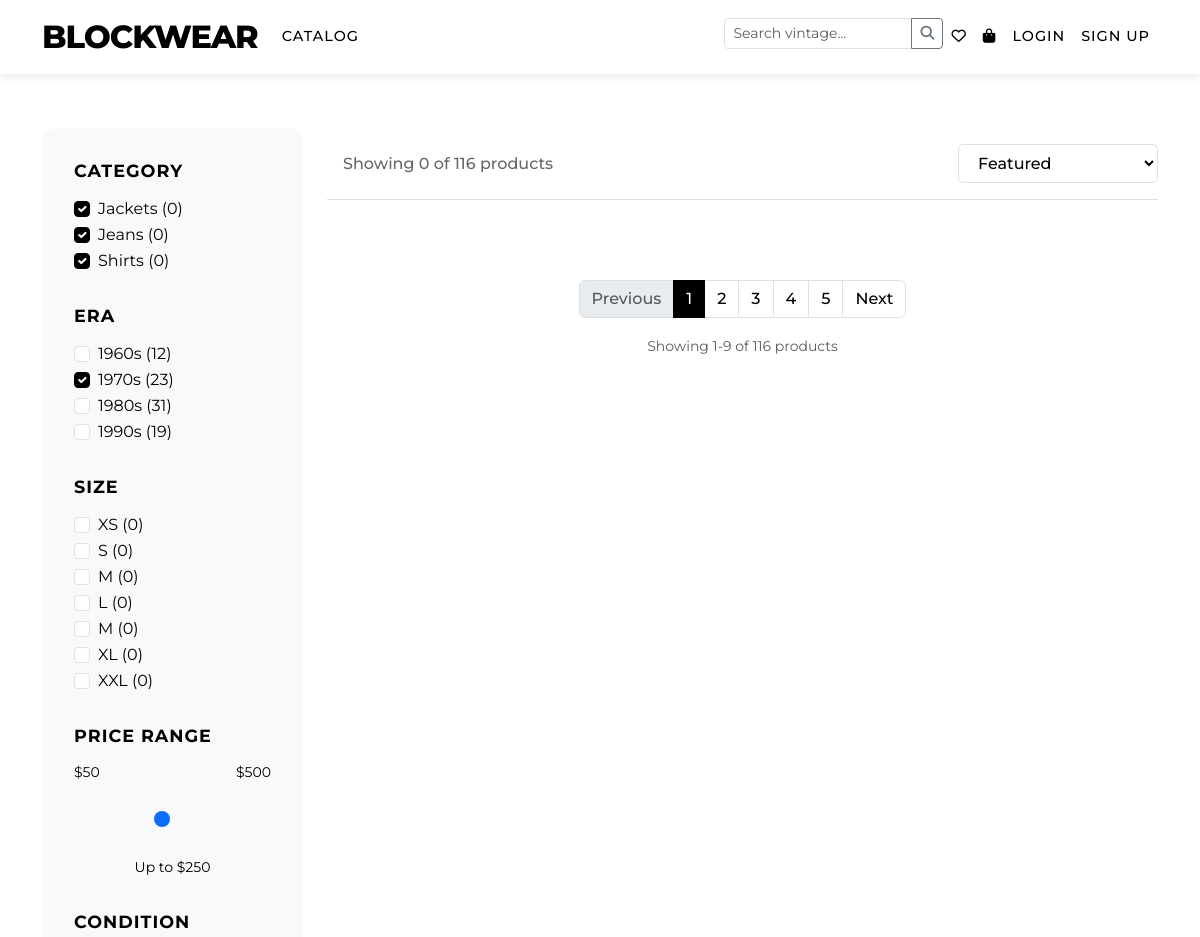
The page /catalog (upper part) on the database as committed earlier.
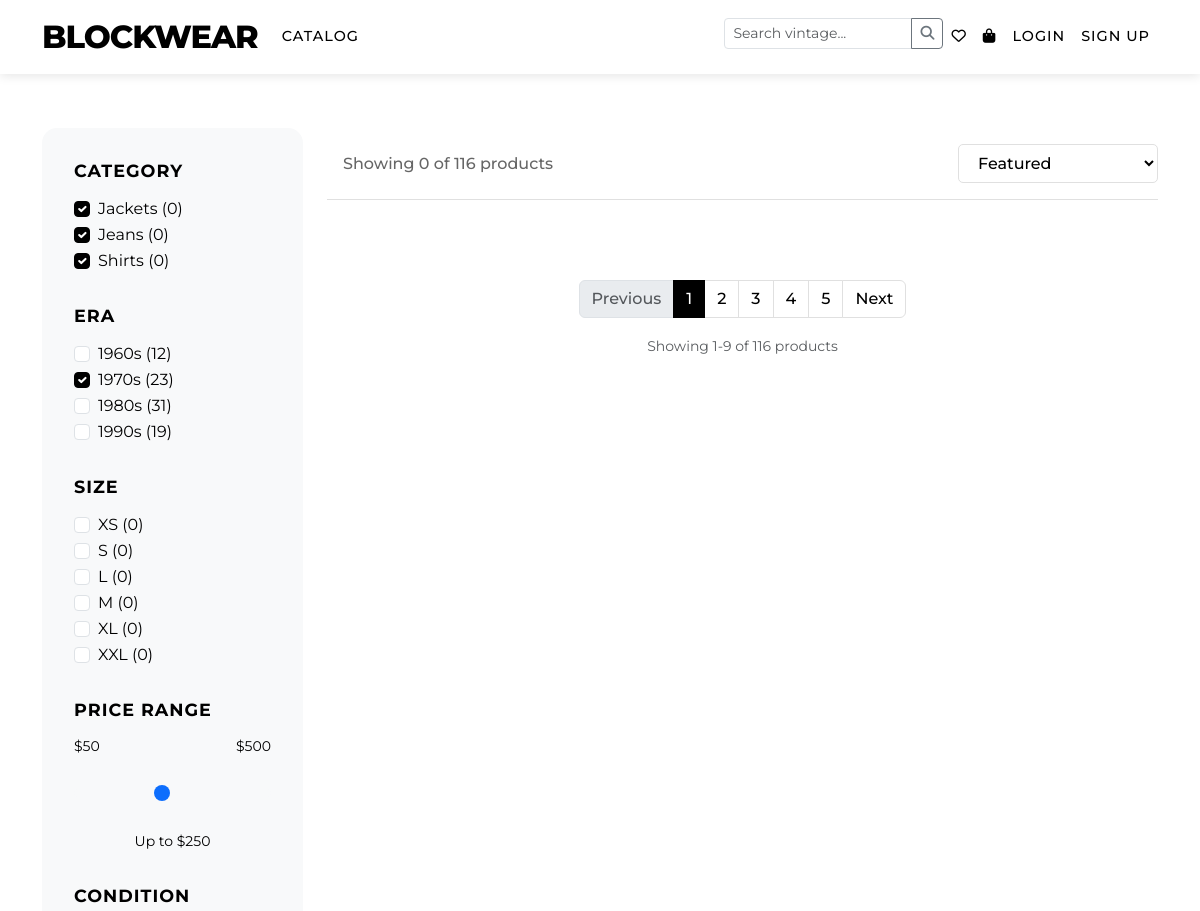
The same page on the database as committed later.
### apps/main/models.py (models this page shows, shortened)
class Category(models.Model):
    name = models.CharField(max_length=58)
    slug = models.SlugField(unique=True)

class Size(models.Model):
    name = models.CharField(max_length=20)

### apps/main/views.py (the view)
# urls.py: path('catalog',catalog, name='catalog'),
def catalog(request):
    categories = Category.objects.all()
    sizes = Size.objects.all()
    products = Product.objects.all()
    return render(request, 'main/catalog.html',{'categories':categories, 'sizes':sizes, 'products': products })

### apps/main/templates/main/catalog.html (shortened to what the changed rows need)
{% extends "main/base.html" %}
{%load static%}
{%block content%}
    <section class="products-section">
        <div class="container">
            <div class="row">
                <div class="col-lg-3">
                    <div class="filters-sidebar" id="filtersSidebar">
                        <div class="filter-group">
                            {%for category in categories%}
                            <div class="form-check">
                                <input class="form-check-input" type="checkbox" value="jackets" id="jackets" checked>
                                <label class="form-check-label" for="jackets">{{category.name}} ({{category.products.count}})</label>
                            </div>
                            {%endfor%}
                        </div>
                        <div class="filter-group">
                            {%for size in sizes%}
                            <div class="form-check">
                                <input class="form-check-input" type="checkbox" value="xs" id="xs">
                                <label class="form-check-label" for="xs">{{size.name}} ({{size.product_size.count}})</label>
                            </div>
                            {%endfor%}
                        </div>
                    </div>
                </div>
            </div>
        </div>
    </section>
{%endblock%}

Rows that differ between the two databases and show on the page:
removed Size: name "M", product_size.count "0"
